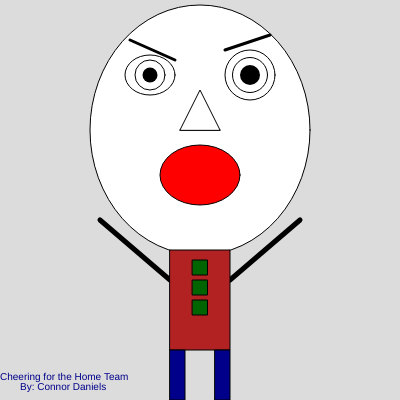
Frame 1 (no input)
Frame 60 (no input): identical to frame 1, image omitted
Frame 120 (the mouse pressed at the canvas centre since frame 60): identical to frame 1, image omitted

The p5.js sketch that drew this single still picture (run headless with seeded random() and noise() and a simulated clock; from frame 60 on, the mouse is pressed at the canvas centre):

// p5.js sketch
// ── sketch.js
function setup() {
    createCanvas(400, 400);
  }
  
  function draw() {
    background(220);
    
    fill('white')
    strokeWeight(1);
    // Head
    ellipse(200,130,220,250)
    
    // left eye
    strokeWeight(1);
    ellipse(150,75,50,40);
    circle(150,75,30);
    strokeWeight(3);
    line(130,40,175,60);
    strokeWeight(15);
    point(150,75)
    
    // right eye
    strokeWeight(1)
    circle(250,75,50);
    circle(250,75,35);
    strokeWeight(3);
    line(225,50,270,35);
    strokeWeight(20);
    point(250,75)
    
    // mouth
    strokeWeight(1);
    fill(255,0,0)
    ellipse(200,175,80,60);
    
      // nose
    strokeWeight(1)
    fill('white')
    line(180,130,220,130)
    triangle(180,130,200,90,220,130);
    
      // arms
    strokeWeight(5);
    line(170,280,100,220);
    line(230,280,300,220)
    
    
    // body
    strokeWeight(1);
    fill('firebrick');
    rect(170,250,60,100);
    fill('darkgreen');
    square(192.5,260,15);
    square(192.5,280,15);
    square(192.5,300,15);
    
    // legs
    fill('darkblue');
    rect(170,350,15,50);
    rect(215,350,15,50);
    
    // Signature
    textSize(10)
    text("Cheering for the Home Team",0,380 )
    text("By: Connor Daniels",20,390)
  }
// ── MyFirstP5JSPage.html
<html>
    <head>
        <script src="https://cdnjs.cloudflare.com/ajax/libs/p5.js/1.1.9/p5.min.js"></script>
        <script src="sketch.js"></script>
    </head>
    <title>Cheering For The Home Team</title>
</html>
